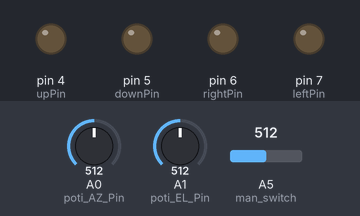
The sketch below on a simulated Arduino Uno, built with avr-gcc and run on an emulated ATmega328P. Parts: output pins drawn as LEDs (lit = HIGH). The test bench sets the inputs (shaded band); at power-on: A0 (poti_AZ_Pin) = 512, A1 (poti_EL_Pin) = 512, A5 (man_switch) = 512. What the sketch prints to the serial monitor is not drawn.

Above: at 4.2 s.
4.3 s: A0 (poti_AZ_Pin) set to 534
At 6.3 s:
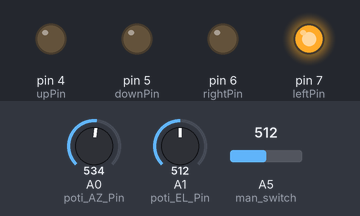
6.6 s: A1 (poti_EL_Pin) set to 545
At 8.3 s:
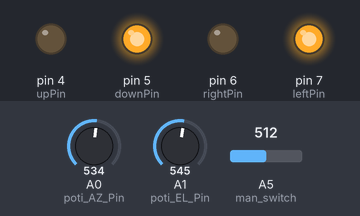
8.7 s: A0 (poti_AZ_Pin) set to 511
At 10.4 s:
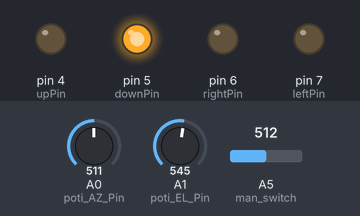
10.7 s: A1 (poti_EL_Pin) set to 306
At 12.4 s:
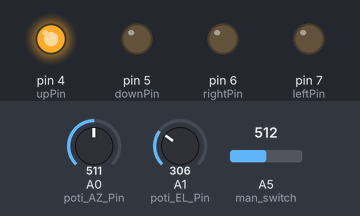
12.8 s: A0 (poti_AZ_Pin) set to 306
At 14.3 s:
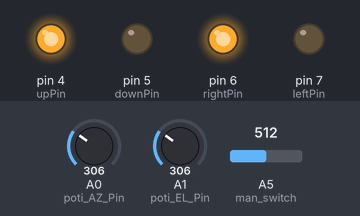
14.9 s: A1 (poti_EL_Pin) set to 480
16.7 s: A1 (poti_EL_Pin) set to 513
At 18.1 s:
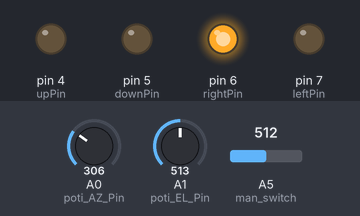
Timing chart, 0 to 19.7 s (numbered marks = the images above; inputs shaded):
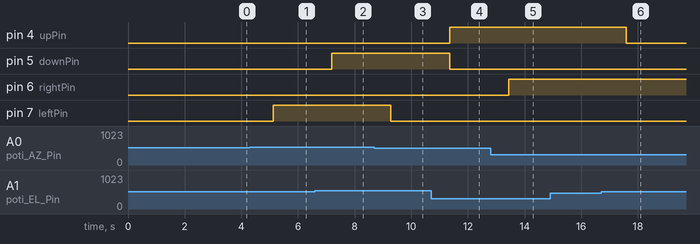

The sketch:

rotor_geht.pde
```cpp
#include <NewSoftSerial.h>

NewSoftSerial mySerial(10, 11); //RX 2, TX 3
int inbyte[30];
int i;
int inlenght = 0;

int AZ;
int EL;
int poti_AZ=0;
int poti_EL=0;

const int poti_AZ_Pin =  0;
const int poti_EL_Pin =  1;
const int man_switch =  5;

const int kulanz_AZ =  3;
const int kulanz_EL =  3;

const int offset_AZ =  10;
const int offset_EL =  10;

const float faktor_AZ =  3.33333;
const float faktor_EL =  5.33333;


const int leftPin =  7;
const int rightPin =  6;
const int upPin =  4;
const int downPin =  5;


void position()

{


poti_AZ = analogRead(poti_AZ_Pin);
poti_EL = analogRead(poti_EL_Pin);

poti_AZ = (poti_AZ - offset_AZ) / faktor_AZ;
poti_EL = (poti_EL - offset_EL) / faktor_EL;


  if  (AZ > (poti_AZ +  kulanz_AZ))
     {
    stop_AZ();
    digitalWrite(rightPin, HIGH);
     }

  else
     {
       if  (AZ < (poti_AZ -  kulanz_AZ))
     {
      stop_AZ();
      digitalWrite(leftPin, HIGH);
     }

       else
     {

      stop_AZ();

     }

}


  if  (EL > (poti_EL +  kulanz_EL))
     {
    stop_EL();
    digitalWrite(upPin, HIGH);
     }

  else
     {
       if  (EL < (poti_EL -  kulanz_EL))
     {
      stop_EL();
      digitalWrite(downPin, HIGH);
     }

       else
     {

      stop_EL();

     }

}

}


void setup()
{

  pinMode(leftPin, OUTPUT);
  pinMode(rightPin, OUTPUT);
  pinMode(upPin, OUTPUT);
  pinMode(downPin, OUTPUT);

  digitalWrite(leftPin, LOW);
  digitalWrite(rightPin, LOW);
  digitalWrite(upPin, LOW);
  digitalWrite(downPin, LOW);


  Serial.begin(9600);

  mySerial.begin(9600);

  backlightOn();
  clearLCD();
  selectLineOne();
  mySerial.print("  Hello world!  ");

  delay(3000);
  poti_AZ = analogRead(poti_AZ_Pin);
  poti_EL = analogRead(poti_EL_Pin);

  poti_AZ = (poti_AZ - offset_AZ) / faktor_AZ;
  poti_EL = (poti_EL - offset_EL) / faktor_EL;

  AZ = poti_AZ;
  EL = poti_EL;


}


void loop()
{


if (analogRead( man_switch) < 100)

  {
  digitalWrite(leftPin, LOW);
  digitalWrite(rightPin, LOW);
  digitalWrite(upPin, LOW);
  digitalWrite(downPin, LOW);


  selectLineOne();
  mySerial.print(" HANDSTEUERUNG! ");


  poti_AZ = analogRead(poti_AZ_Pin);
  poti_EL = analogRead(poti_EL_Pin);

  poti_AZ = (poti_AZ - offset_AZ) / faktor_AZ;
  poti_EL = (poti_EL - offset_EL) / faktor_EL;

  AZ = poti_AZ;
  EL = poti_EL;

  selectLineTwo();
  mySerial.print("AZ: ");
  mySerial.print(poti_AZ);
  mySerial.print(" EL: ");
  mySerial.print(poti_EL);

  Serial.flush();

  }

else   // switch auf automatisch
  {

  if (Serial.available()>0) {
    delay (100);
    inlenght=Serial.available()-1;

    for (i=0; i <= inlenght; i++) {
      inbyte[i] = Serial.read();
       }

   getAZEL();

 }

/* if  (inlenght > 0) {
   selectLineOne();
     mySerial.print(">");
     for (i=0; i <= inlenght; i++){
     mySerial.print(inbyte[i], BYTE);
     }
   mySerial.print("<");
 */


   selectLineOne();
    mySerial.print("AZ: ");
    mySerial.print(AZ);
    mySerial.print(" EL: ");
    mySerial.print(EL);
    mySerial.print("    ");

   position();

    selectLineTwo();
    mySerial.print("AZ: ");
    mySerial.print(poti_AZ);
    mySerial.print(" EL: ");
    mySerial.print(poti_EL);

   delay(500);

   } //


delay(500);

} // loop


void selectLineOne(){  //puts the cursor at line 0 char 0.
   mySerial.print(0xFE, BYTE);   //command flag
   mySerial.print(128, BYTE);    //position
}
void selectLineTwo(){  //puts the cursor at line 0 char 0.
   mySerial.print(0xFE, BYTE);   //command flag
   mySerial.print(192, BYTE);    //position
}
void goTo(int position) { //position = line 1: 0-15, line 2: 16-31, 31+ defaults back to 0
if (position<16){ Serial.print(0xFE, BYTE);   //command flag
              Serial.print((position+128), BYTE);    //position
}else if (position<32){Serial.print(0xFE, BYTE);   //command flag
              Serial.print((position+48+128), BYTE);    //position
} else { goTo(0); }
}

void clearLCD(){
   mySerial.print(0xFE, BYTE);   //command flag
   mySerial.print(0x01, BYTE);   //clear command.
}
void backlightOn(){  //turns on the backlight
    Serial.print(0x7C, BYTE);   //command flag for backlight stuff
    Serial.print(157, BYTE);    //light level.
}
void backlightOff(){  //turns off the backlight
    Serial.print(0x7C, BYTE);   //command flag for backlight stuff
    Serial.print(128, BYTE);     //light level for off.
}
void serCommand(){   //a general function to call the command flag for issuing all other commands
  Serial.print(0xFE, BYTE);
}


void getAZEL()

{
        AZ = 0;
        i=0;
        while (inbyte[i]!=46) { i++;}

           if (inbyte[i-1]>=48 && inbyte[i-1]<=57) {
           AZ = AZ + inbyte[i-1]-48;
           }

           if (inbyte[i-2]>=48 && inbyte[i-2]<=57) {
              AZ = AZ + (inbyte[i-2]-48) * 10;
           }

           if (inbyte[i-3]>=48 && inbyte[i-3]<=57) {
              AZ = AZ + (inbyte[i-3]-48) * 100;
           }

        EL = 0;
        i= i+1;
        while (inbyte[i]!=46) { i++;}

           if (inbyte[i-1]>=48 && inbyte[i-1]<=57) {
           EL = EL + inbyte[i-1]-48;
           }

           if (inbyte[i-2]>=48 && inbyte[i-2]<=57) {
              EL = EL + (inbyte[i-2]-48) * 10;
           }

           if (inbyte[i-3]>=48 && inbyte[i-3]<=57) {
              EL = EL + (inbyte[i-3]-48) * 100;
           }


}


void stop_AZ()
{

  digitalWrite(leftPin, LOW);
  digitalWrite(rightPin, LOW);

}

void stop_EL()
{
  digitalWrite(upPin, LOW);
  digitalWrite(downPin, LOW);

}
```

Measured:
- the behaviour switches between 523 and 524 on A0 (poti_AZ_Pin) (found by bisection; images 0 and 1)
- the behaviour switches between 532 and 533 on A1 (poti_EL_Pin) (found by bisection; images 1 and 2)
- the behaviour switches between 495 and 496 on A1 (poti_EL_Pin) (found by bisection; images 5 and 6)
- after the input at 4.3 s, pin 7 (leftPin): LOW → HIGH after 0.82 s
- after the input at 6.6 s, pin 5 (downPin): LOW → HIGH after 0.60 s
- after the input at 8.7 s, pin 7 (leftPin): HIGH → LOW after 0.58 s
- after the input at 10.7 s, pin 4 (upPin): LOW → HIGH after 0.66 s; pin 5 (downPin): HIGH → LOW after 0.66 s
- after the input at 12.8 s, pin 6 (rightPin): LOW → HIGH after 0.64 s
- after the input at 16.7 s, pin 4 (upPin): HIGH → LOW after 0.89 s
